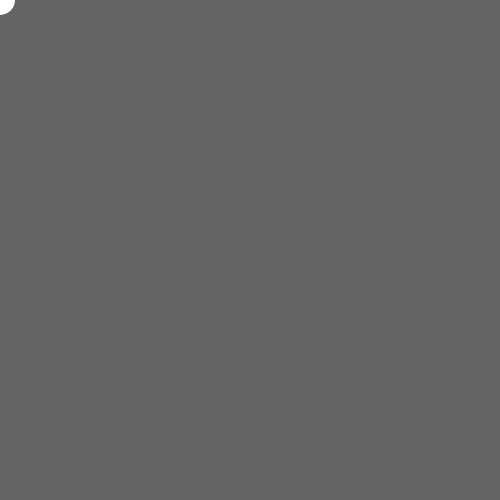
Frame 1 (no input)
Frame 60 (no input): identical to frame 1, image omitted
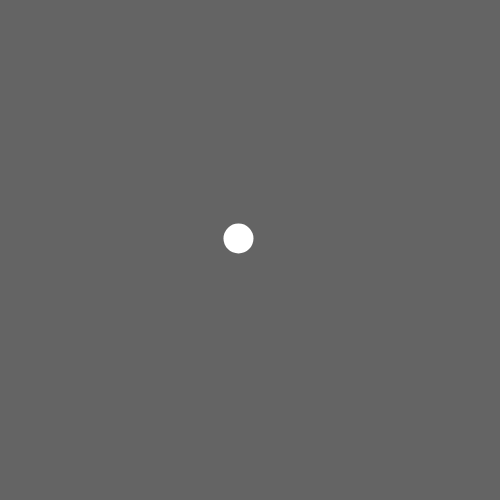
Frame 120 (the mouse pressed at the canvas centre since frame 60)

The p5.js sketch that drew these frames (run headless with seeded random() and noise() and a simulated clock; from frame 60 on, the mouse is pressed at the canvas centre):

// p5.js sketch
// ── sketch.js
let pos;

function setup() {
  createCanvas(500, 500);
  noStroke();

  pos = createVector();
}

function draw() {
  background(100);
  
  let percentage = 0.05; // 5%
  let targetVector = createVector(mouseX, mouseY);
  pos = p5.Vector.lerp(pos, targetVector, percentage);

  ellipse(pos.x, pos.y, 30, 30);
}
